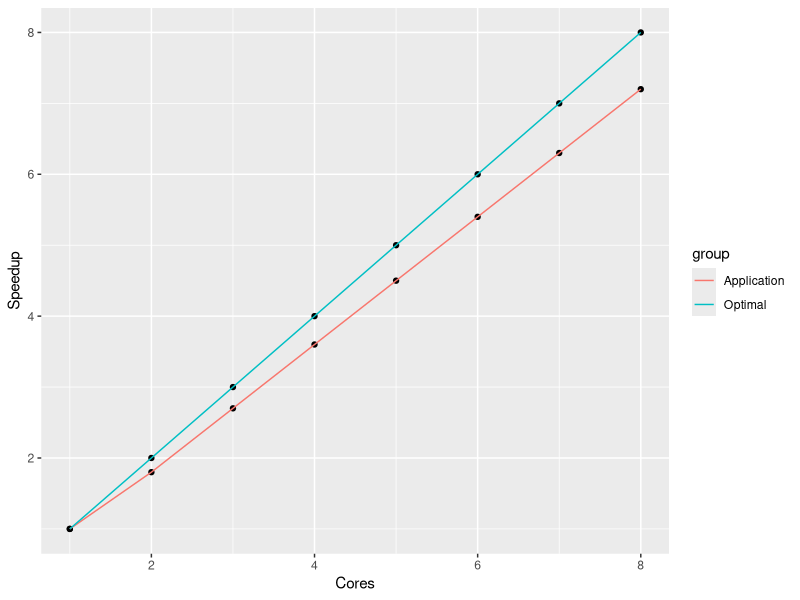
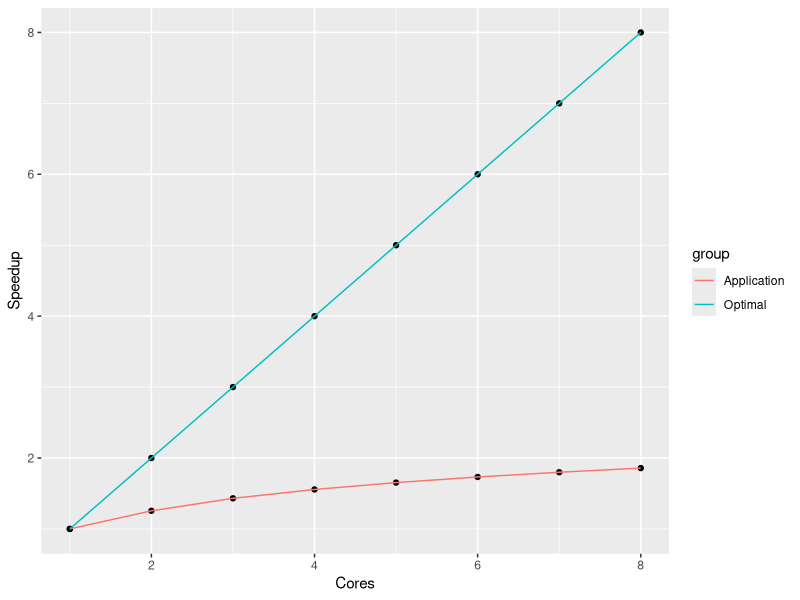
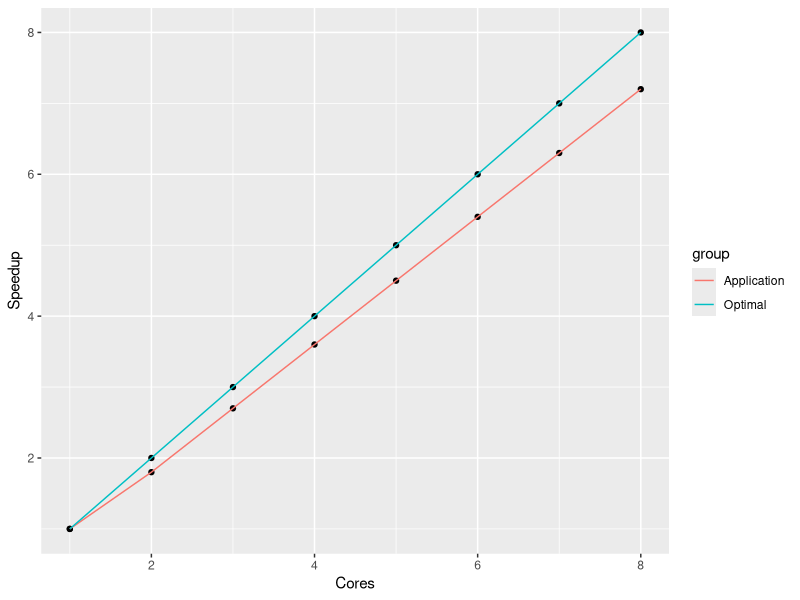
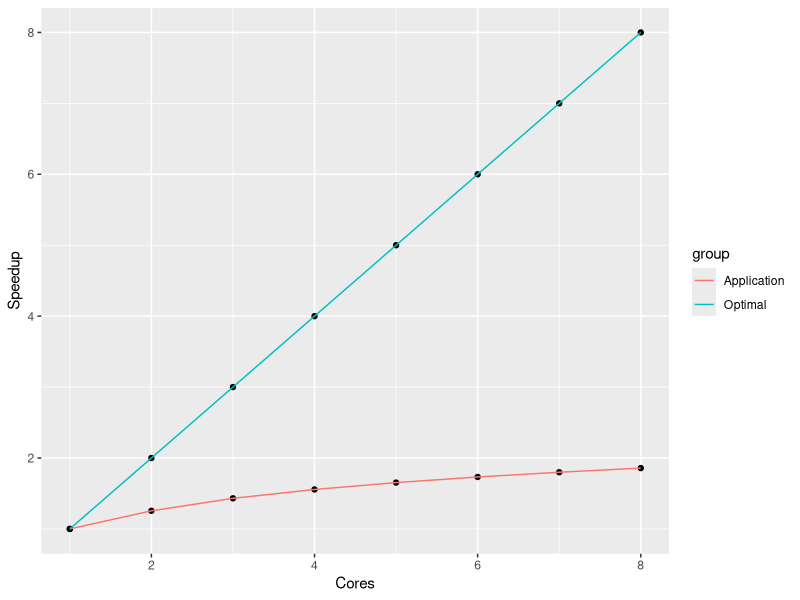

Write R code to recreate these figures, in order.
setwd("../pbdr/common/pics/")


library(ggplot2)

e <- .1

x <- 1:8
y <- numeric(length(x))

y[1] <- 1
for (i in 2:length(x)){
  y[i] <- 1/(1-e)
}

z <- x/y
z

df <- data.frame(Cores=c(x,x), Speedup=c(x, z), group=c(rep("Optimal", length(x)), rep("Application", length(x))))



g <- ggplot(df, aes(Cores, Speedup, group=group)) + 
  geom_point() + 
  geom_path(aes(colour=group))

g
ggsave(filename="scale_good.pdf", plot=g)




df <- data.frame(Cores=c(x,x), Speedup=c(x, log10(z)+1), group=c(rep("Optimal", length(x)), rep("Application", length(x))))

h <- ggplot(df, aes(Cores, Speedup, group=group)) + 
  geom_point() + 
  geom_path(aes(colour=group))

h
ggsave(filename="scale_bad.pdf", plot=h)



